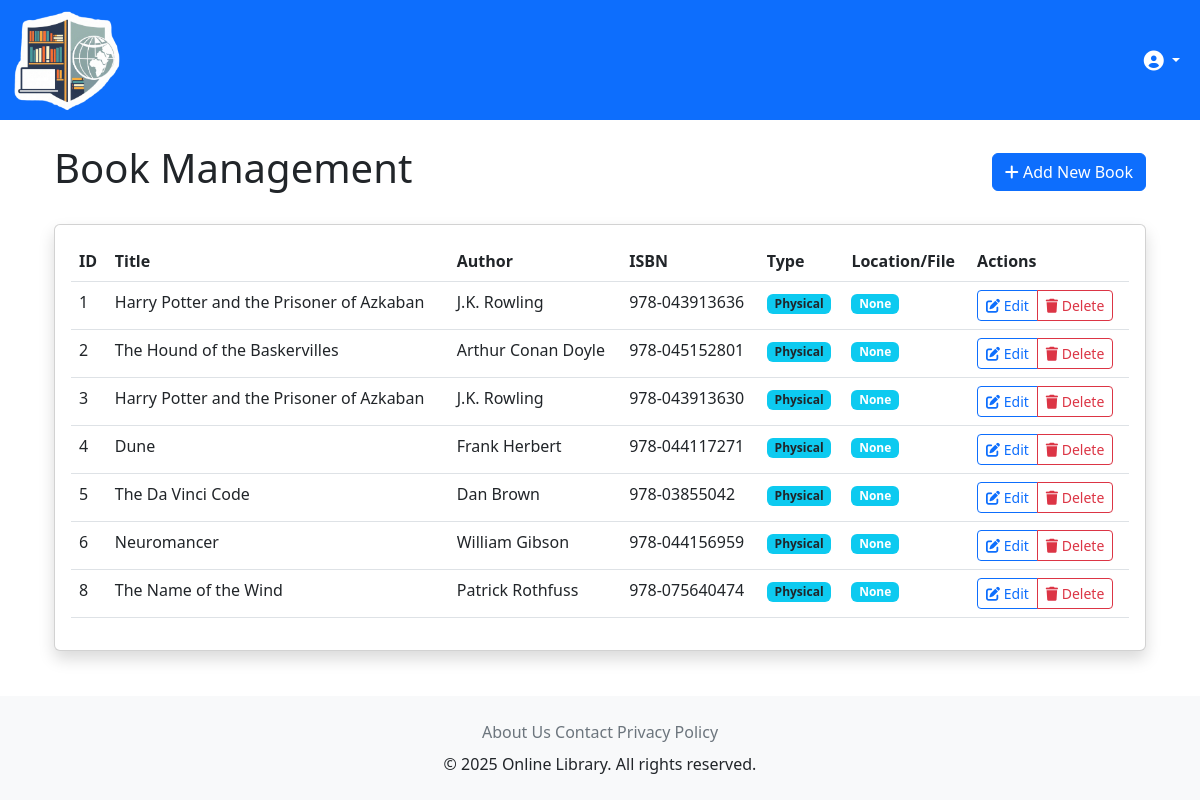
/book-management/, run on the app's committed database.
### books/models.py (models this page shows, shortened)
class Book(models.Model):
    id = models.AutoField(primary_key=True)
    title = models.CharField(max_length=200)
    author = models.CharField(max_length=100)
    description = models.TextField()
    isbn = models.CharField(max_length=13, unique=True)
    publisher = models.CharField(max_length=100)
    publication_year = models.IntegerField()
    total_copies = models.PositiveIntegerField(default=1)
    available_copies = models.PositiveIntegerField(default=1)
    cover_image = models.ImageField(upload_to='book_covers/', null=True, blank=True)
    genres = models.ManyToManyField(Genre)
    is_featured = models.BooleanField(default=False)
    created_at = models.DateTimeField(auto_now_add=True)
    updated_at = models.DateTimeField(auto_now=True)
    class Meta:
        ordering = ['-created_at']

### book_management/models.py (models this page shows, shortened)
class BookManagement(models.Model):
    book = models.OneToOneField(Book, on_delete=models.CASCADE, related_name='management')
    book_type = models.CharField(max_length=10, choices=[
        ('physical', 'Physical Book'),
        ('electronic', 'Electronic Book'),
    ], default='physical')
    location_code = models.CharField(max_length=20, blank=True, null=True)  # For physical books
    file = models.FileField(
        upload_to='books/electronic/',
        blank=True,
        null=True,
        validators=[FileExtensionValidator(allowed_extensions=['pdf', 'epub', 'mobi'])]
    )  # For electronic books
    created_at = models.DateTimeField(auto_now_add=True)
    updated_at = models.DateTimeField(auto_now=True)

### book_management/views.py (the view)
# urls.py: path('', views.BookListView.as_view(), name='book_list'),
class BookListView(ListView):
    model = Book
    template_name = 'book_management/book_list.html'
    context_object_name = 'books'
    def get_queryset(self):
        return Book.objects.filter(management__isnull=False).order_by('id')

### templates/book_management/book_list.html (shortened to what this page needs)
{% extends 'base.html' %}
{% block content %}
<div class="container">
    <div class="d-flex justify-content-between align-items-center mb-4">
        <h1>Book Management</h1>
        <a href="{% url 'book_management:add_book' %}" class="btn btn-primary">
            <i class="fas fa-plus"></i> Add New Book
        </a>
    </div>
    <div class="card shadow">
        <div class="card-body">
            <div class="table-responsive">
                <table class="table table-hover">
                    <thead>
                        <tr>
                            <th>ID</th>
                            <th>Title</th>
                            <th>Author</th>
                            <th>ISBN</th>
                            <th>Type</th>
                            <th>Location/File</th>
                            <th>Actions</th>
                        </tr>
                    </thead>
                    <tbody>
                        {% for book in books %}
                            <tr>
                                <td>{{ book.id }}</td>
                                <td>{{ book.title }}</td>
                                <td>{{ book.author }}</td>
                                <td>{{ book.isbn }}</td>
                                <td>
                                    {% with book.management.book_type|lower as bt %}
                                    <span class="badge
                                        {% if bt == 'physical' %}bg-info text-dark
                                        {% elif bt == 'digital' %}bg-success
                                        {% else %}bg-secondary
                                        {% endif %}">
                                        {{ book.management.book_type|title }}
                                    </span>
                                    {% endwith %}
                                </td>
                                <td>
                                    {% if book.management.book_type == 'physical' %}
                                        <span class="badge bg-info">{{ book.management.location_code }}</span>
                                    {% endif %}
                                </td>
                                <td>
                                    <div class="btn-group">
                                        <a href="{% url 'book_management:edit_book' book.pk %}"
                                           class="btn btn-sm btn-outline-primary">
                                            <i class="fas fa-edit"></i> Edit
                                        </a>
                                        <a href="{% url 'book_management:delete_book' book.pk %}"
                                           class="btn btn-sm btn-outline-danger">
                                            <i class="fas fa-trash"></i> Delete
                                        </a>
                                    </div>
                                </td>
                            </tr>
                        {% empty %}
                            <tr>
                                <td colspan="6" class="text-center text-muted">
                                    No books found. <a href="{% url 'book_management:add_book' %}">Add a book</a> to get started.
                                </td>
                            </tr>
                        {% endfor %}
                    </tbody>
                </table>
            </div>
        </div>
    </div>
</div>
{% endblock %}

### data on the page
Book: id "1", title "Harry Potter and the Prisoner of Azkaban", author "J.K. Rowling", isbn "978-043913636", management.book_type "Physical", management.location_code "None"
Book: id "2", title "The Hound of the Baskervilles", author "Arthur Conan Doyle", isbn "978-045152801", management.book_type "Physical", management.location_code "None"
Book: id "3", title "Harry Potter and the Prisoner of Azkaban", author "J.K. Rowling", isbn "978-043913630", management.book_type "Physical", management.location_code "None"
Book: id "4", title "Dune", author "Frank Herbert", isbn "978-044117271", management.book_type "Physical", management.location_code "None"
Book: id "5", title "The Da Vinci Code", author "Dan Brown", isbn "978-03855042", management.book_type "Physical", management.location_code "None"
Book: id "6", title "Neuromancer", author "William Gibson", isbn "978-044156959", management.book_type "Physical", management.location_code "None"
Book: id "8", title "The Name of the Wind", author "Patrick Rothfuss", isbn "978-075640474", management.book_type "Physical", management.location_code "None"
